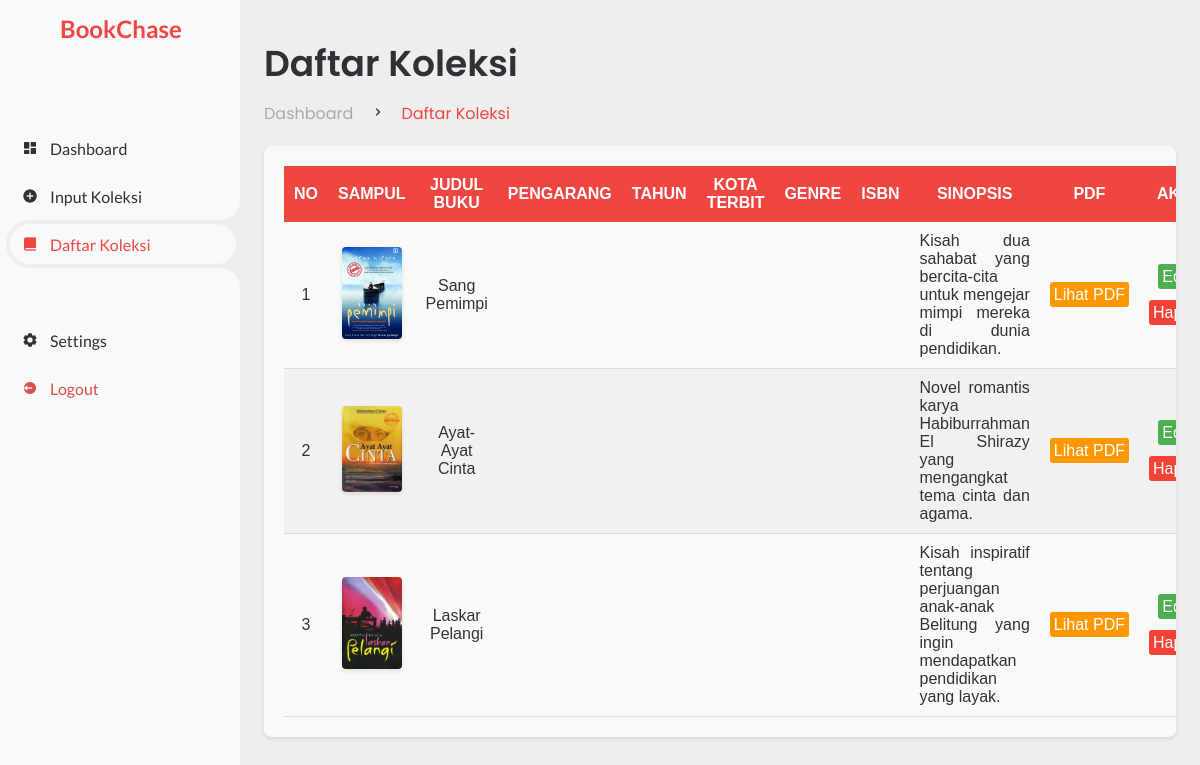
Page /admin/daftar (signed in) on the committed database.
### tables this page shows
CREATE TABLE `buku` (
  `id_buku` int(11) NOT NULL,
  `judul` varchar(200) DEFAULT NULL,
  `pengarang` varchar(200) DEFAULT NULL,
  `penerbit` varchar(200) DEFAULT NULL,
  `edisi` varchar(100) DEFAULT NULL,
  `no_ddc` varchar(10) DEFAULT NULL,
  `no_panggil` varchar(10) DEFAULT NULL,
  `tahun` int(11) DEFAULT NULL,
  `isbn` varchar(20) DEFAULT NULL,
  `kota_terbit` varchar(100) DEFAULT NULL,
  `genre` varchar(100) DEFAULT NULL,
  `sinopsis` text DEFAULT NULL,
  `poin` int(11) DEFAULT NULL,
  `bahasa` varchar(50) DEFAULT NULL,
  `file` varchar(100) DEFAULT NULL,
  `sampul` varchar(100) DEFAULT NULL
);

### pages/koneksi.php (called while the page is built, shortened)
<?php
$servername = "localhost";
$username = "root";
$password = "";
$dbname = "perpustakaan";
$conn = new mysqli($servername, $username, $password, $dbname);
function query_select($table, $role = [])
{
  global $conn;
  $sql = "SELECT * FROM $table";
  if (isset($role['orderby'])) {
    $sql .= " ORDER BY " . $role['orderby'];
  }
  $result = mysqli_query($conn, $sql);
  $rows = [];
  while ($row = mysqli_fetch_assoc($result)) {
    $rows[] = $row;
  }
  return $rows;
}

### pages/admin/daftar.php (the view, shortened to what this page needs)
<?php
$hal = "daftar";
$data = query_select("buku", ["orderby" => "id_buku DESC"]);
 ?>
<!DOCTYPE html>
<html lang="en">
<head>
  <link href='https://unpkg.com/boxicons@2.0.9/css/boxicons.min.css' rel='stylesheet'>
  <link rel="stylesheet" href="../style-admin.css">
</head>
<body>
  <?php
  require_once "sidebar.php";
   ?>
  <section id="content">
    <main>
      <div class="head-title">
        <div class="left">
          <h1>Daftar Koleksi</h1>
          <ul class="breadcrumb">
            <li><a href="dashboard.html">Dashboard</a></li>
            <li><i class='bx bx-chevron-right'></i></li>
            <li><a class="active" href="daftar-koleksi.html">Daftar Koleksi</a></li>
          </ul>
        </div>
      </div>
      <div class="table-container">
        <table>
          <thead>
            <tr>
              <th>No</th>
              <th>Sampul</th>
              <th>Judul Buku</th>
              <th>Pengarang</th>
              <th>Tahun</th>
              <th>Kota Terbit</th>
              <th>Genre</th>
              <th>ISBN</th>
              <th>Sinopsis</th>
              <th>PDF</th>
              <th>Aksi</th>
            </tr>
          </thead>
          <tbody id="koleksiTable">
            <?php
            $no = 1;
             ?>
            <?php foreach ($data as $item): ?>
               <tr>
              <td><?php echo $no++ ?></td>
              <td><img src="../file/<?= $item["sampul"] ?>" class="sampul"></td>
              <td><?= $item["judul"] ?></td>
              <td><?= $item["pengarang"] ?></td>
              <td><?= $item["tahun"] ?></td>
              <td><?= $item["kota_terbit"] ?></td>
              <td><?= $item["genre"] ?></td>
              <td><?= $item["isbn"] ?></td>
              <td><?= $item["sinopsis"] ?></td>
              <td>
                <a href="../file/<?= $item["file"] ?>" class="pdf">Lihat PDF</a>
              </td>
              <td>
                <a href="<?= $baseUrl ?>/admin/edit?id=<?= $item['id_buku'] ?>" class="edit">Edit</a>
                <br>
                <br>
                <a onclick="return confirm('Apakah Anda Yakin Menghapus Data?')" href="<?= $baseUrl ?>/admin/hapus?id=<?= $item['id_buku'] ?>" class="delete">Hapus</a>
              </td>
            </tr>
            <?php endforeach ?>
          </tbody>
        </table>
      </div>
    </main>
  </section>
</body>
</html>

### index.php (shortened to what this page needs)
<?php
include "pages/koneksi.php";
$url = isset($_GET["url"]) ? $_GET["url"] : "";
$urlParts = explode("/", $url);
$urls = explode("/", $_SERVER["REQUEST_URI"]);
$baseUrl = "/$urls[1]";
if (!empty($urlParts)) {
	$mainUrl = isset($urlParts[0]) ? $urlParts[0] : "";
	$aksi = isset($urlParts[1]) ? $urlParts[1] : "";
	if ($mainUrl == "login") {
		require "pages/login.php";
		die;
	} else if ($mainUrl == "register") {
		require "pages/register.php";
		die;
	} else if ($mainUrl == "logout") {
		session_unset();
		session_destroy();
		$urlLogin = "/$urls[1]/login";
		header("location: $urlLogin");
		die;
	} else if ($mainUrl == "dashboard") {
		require "pages/dashboard.php";
		die;
	} else if ($mainUrl == "book") {
		require "pages/book.php";
		die;
	} else if ($mainUrl == "book-detail") {
		require "pages/book-detail.php";
		die;
	}  else if ($mainUrl == "leaderboard") {
		require "pages/leaderboard.php";
		die;
	} else if ($mainUrl == "admin") {
		$urlLoginAdmin = "/$urls[1]/admin/login";
		if ($aksi == "login") {
			require "pages/login-admin.php";
			die;
		} else if ($aksi == "") {
			require "pages/admin/index.php";
			die;
		} else if ($aksi == "input") {
			require "pages/admin/input.php";
			die;
		} else if ($aksi == "daftar") {
			require "pages/admin/daftar.php";
			die;
		} else if ($aksi == "edit") {
			require "pages/admin/edit.php";
			die;
		} else if ($aksi == "hapus") {
			$id = $_GET["id"];
			query_delete("buku", "id_buku = '$id'");
			header("location: daftar");
			die;
		} else if ($aksi == "settings") {
			require "pages/admin/settings.php";
			die;
		} else {
			header("location: $urlLoginAdmin");
			die;
		}
	}
	 else {
			header("location: login");
			die;
		}
}

### pages/admin/sidebar.php (shortened to what this page needs)
<section id="sidebar">
		<a href="#" class="brand">
			<span class="text">BookChase</span>
		</a>
		<ul class="side-menu top">
			<li class="<?= $hal == "index" ? "active" : "" ?>">
				<a href="<?= $baseUrl ?>/admin">
					<i class='bx bxs-dashboard'></i>
					<span class="text">Dashboard</span>
				</a>
			</li>
			<li class="<?= $hal == "input" ? "active" : "" ?>">
				<a href="<?= $baseUrl ?>/admin/input">
					<i class='bx bxs-plus-circle'></i>
					<span class="text">Input Koleksi</span>
				</a>
			</li>
			<li class="<?= $hal == "daftar" ? "active" : "" ?>">
				<a href="<?= $baseUrl ?>/admin/daftar">
					<i class='bx bxs-book-alt'></i>
					<span class="text">Daftar Koleksi</span>
				</a>
			</li>
		</ul>
		<ul class="side-menu">
			<li>
				<a href="<?= $baseUrl ?>/admin/settings">
					<i class='bx bxs-cog'></i>
					<span class="text">Settings</span>
				</a>
			</li>
			<li>
				<a href="<?= $baseUrl ?>/logout" class="logout">
					<i class='bx bxs-log-out-circle'></i>
					<span class="text">Logout</span>
				</a>
			</li>
		</ul>
	</section>

### style-admin.css (style rules this page uses)
* { margin: 0; padding: 0; box-sizing: border-box; }
a { text-decoration: none; }
li { list-style: none; }
:root { --poppins: "Poppins", sans-serif; --lato: "Lato", sans-serif; --light: #f9f9f9; --blue: #3c91e6; --light-blue: #cfe8ff; --grey: #eee; --dark-grey: #aaaaaa; --dark: #342e37; --red: #db504a; --yellow: #ffce26; --light-yellow: #fff2c6; --orange: #fd7238; --light-orange: #ffe0d3; }
html { overflow-x: hidden; }
body { background: var(--grey); width: 100%; }
#sidebar { position: fixed; top: 0; left: 0; width: 280px; height: 100%; background: var(--light); z-index: 2000; font-family: var(--lato); transition: 0.3s ease; overflow-x: hidden; scrollbar-width: none; }
#sidebar .brand { font-size: 24px; font-weight: 700; height: 56px; display: flex; align-items: center; color: var(--blue); position: sticky; top: 0; left: 0; background: var(--light); z-index: 500; padding-bottom: 20px; box-sizing: content-box; }
#sidebar .side-menu { width: 100%; margin-top: 48px; }
#sidebar .side-menu li { height: 48px; background: transparent; margin-left: 6px; border-radius: 48px 0 0 48px; padding: 4px; }
#sidebar .side-menu li.active { background: var(--grey); position: relative; }
#sidebar .side-menu li.active::before { content: ""; position: absolute; width: 40px; height: 40px; border-radius: 50%; top: -40px; right: 0; box-shadow: 20px 20px 0 var(--grey); z-index: -1; }
#sidebar .side-menu li.active::after { content: ""; position: absolute; width: 40px; height: 40px; border-radius: 50%; bottom: -40px; right: 0; box-shadow: 20px -20px 0 var(--grey); z-index: -1; }
#sidebar .side-menu li a { width: 100%; height: 100%; background: var(--light); display: flex; align-items: center; border-radius: 48px; font-size: 16px; color: var(--dark); white-space: nowrap; overflow-x: hidden; }
#sidebar .side-menu.top li.active a { color: var(--blue); }
#sidebar .side-menu li a.logout { color: var(--red); }
#sidebar .side-menu li a .bx { min-width: calc(60px - ((4px + 6px) * 2)); display: flex; justify-content: center; }
#content main { width: 100%; padding: 36px 24px; font-family: var(--poppins); overflow-y: auto; }
#content main .head-title { display: flex; align-items: center; justify-content: space-between; grid-gap: 16px; flex-wrap: wrap; }
#content main .head-title .left h1 { font-size: 36px; font-weight: 600; margin-bottom: 10px; color: var(--dark); }
#content main .head-title .left .breadcrumb { display: flex; align-items: center; grid-gap: 16px; }
#content main .head-title .left .breadcrumb li { color: var(--dark); }
#content main .head-title .left .breadcrumb li a { color: var(--dark-grey); pointer-events: none; }
#content main .head-title .left .breadcrumb li a.active { color: var(--blue); pointer-events: unset; }

### pages/admin/daftar.php (style rules this page uses)
.table-container { margin: 20px auto; background: #f9f9f9; border-radius: 8px; padding: 20px; box-shadow: 0 2px 4px rgba(0, 0, 0, 0.1); overflow-x: auto; }
table { width: 100%; border-collapse: collapse; text-align: left; font-family: Arial, sans-serif; }
thead th { background-color: #4a90e2; color: white; padding: 10px; font-weight: bold; text-transform: uppercase; width: 200px; text-align: center; }
tbody td { padding: 10px; border-bottom: 1px solid #ddd; color: #333; width: 200px; word-wrap: break-word; text-align: center; }
tbody td:nth-child(9) { text-align: justify; }
tbody tr:nth-child(even) { background-color: #f1f1f1; }
button.edit, a.edit { width: 70px; background-color: #4caf50; color: white; text-decoration: none; white-space: nowrap; padding: 4px; border-radius: 3px; }
button.delete, a.delete { width: 70px; background-color: #f44336; color: white; text-decoration: none; white-space: nowrap; padding: 4px; border-radius: 3px; }
a.pdf { background-color: #ff9800; color: white; text-decoration: none; white-space: nowrap; padding: 4px; border-radius: 3px; }
img.sampul { width: 60px; height: auto; border-radius: 4px; object-fit: cover; box-shadow: 0 2px 4px rgba(0, 0, 0, 0.1); }

### pages/admin/sidebar.php (style rules this page uses)
#content main { width: 80%; margin-left: auto; height: 100vh; }
#sidebar { width: 20%; }
#sidebar .brand { color: #f04642 !important; }
#sidebar .side-menu.top li.active a { color: #f04642 !important; }
#content main .head-title .left .breadcrumb li a.active { color: #f04642 !important; }
thead th { background-color: #f04642 !important; }

### rows in the picture
buku: sampul (picture), judul "Sang Pemimpi", sinopsis "Kisah dua sahabat yang bercita-cita untuk mengejar mimpi mereka di dunia pendidikan."
buku: sampul (picture), judul "Ayat-Ayat Cinta", sinopsis "Novel romantis karya Habiburrahman El Shirazy yang mengangkat tema cinta dan agama."
buku: sampul (picture), judul "Laskar Pelangi", sinopsis "Kisah inspiratif tentang perjuangan anak-anak Belitung yang ingin mendapatkan pendidikan yang layak."
